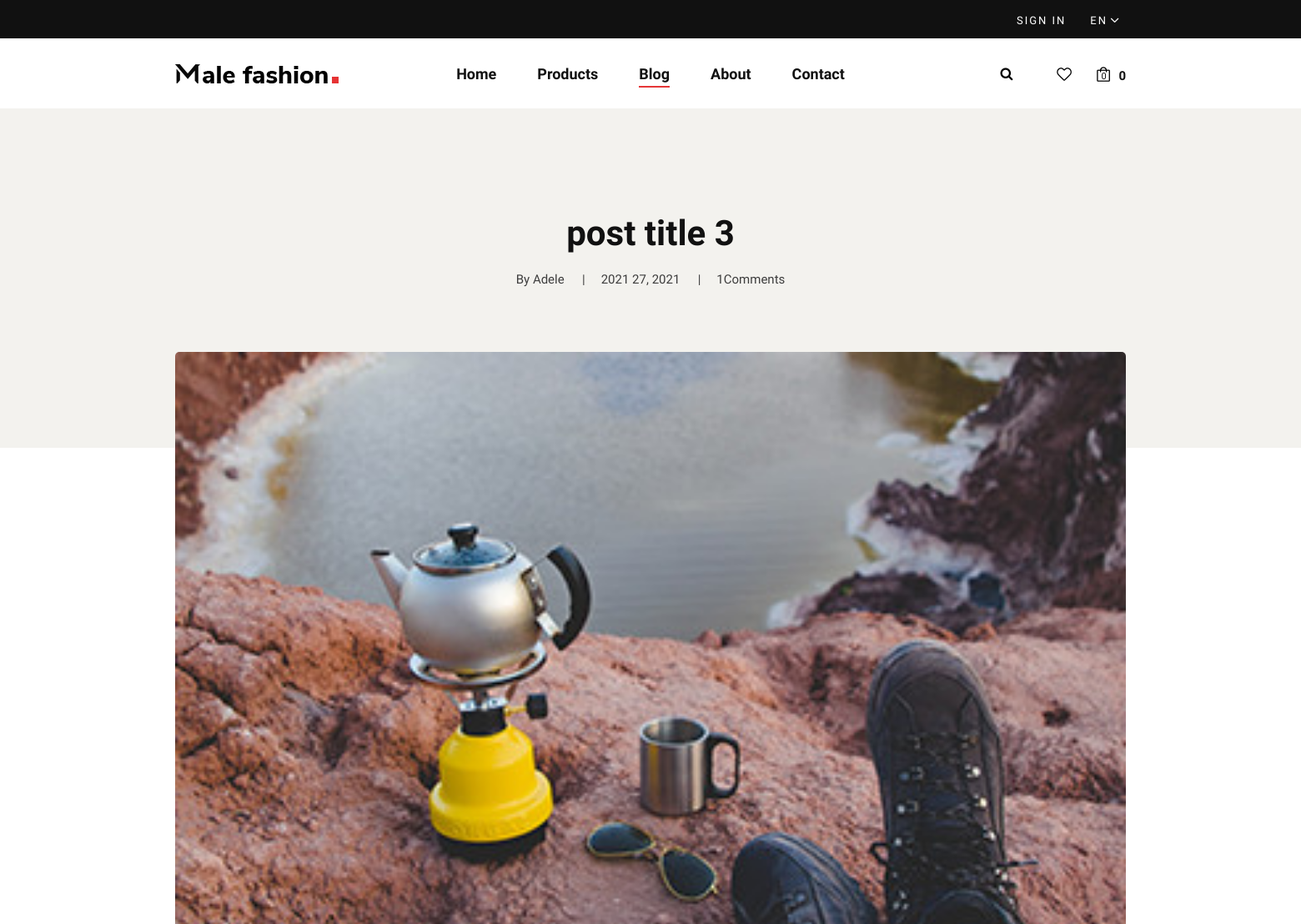
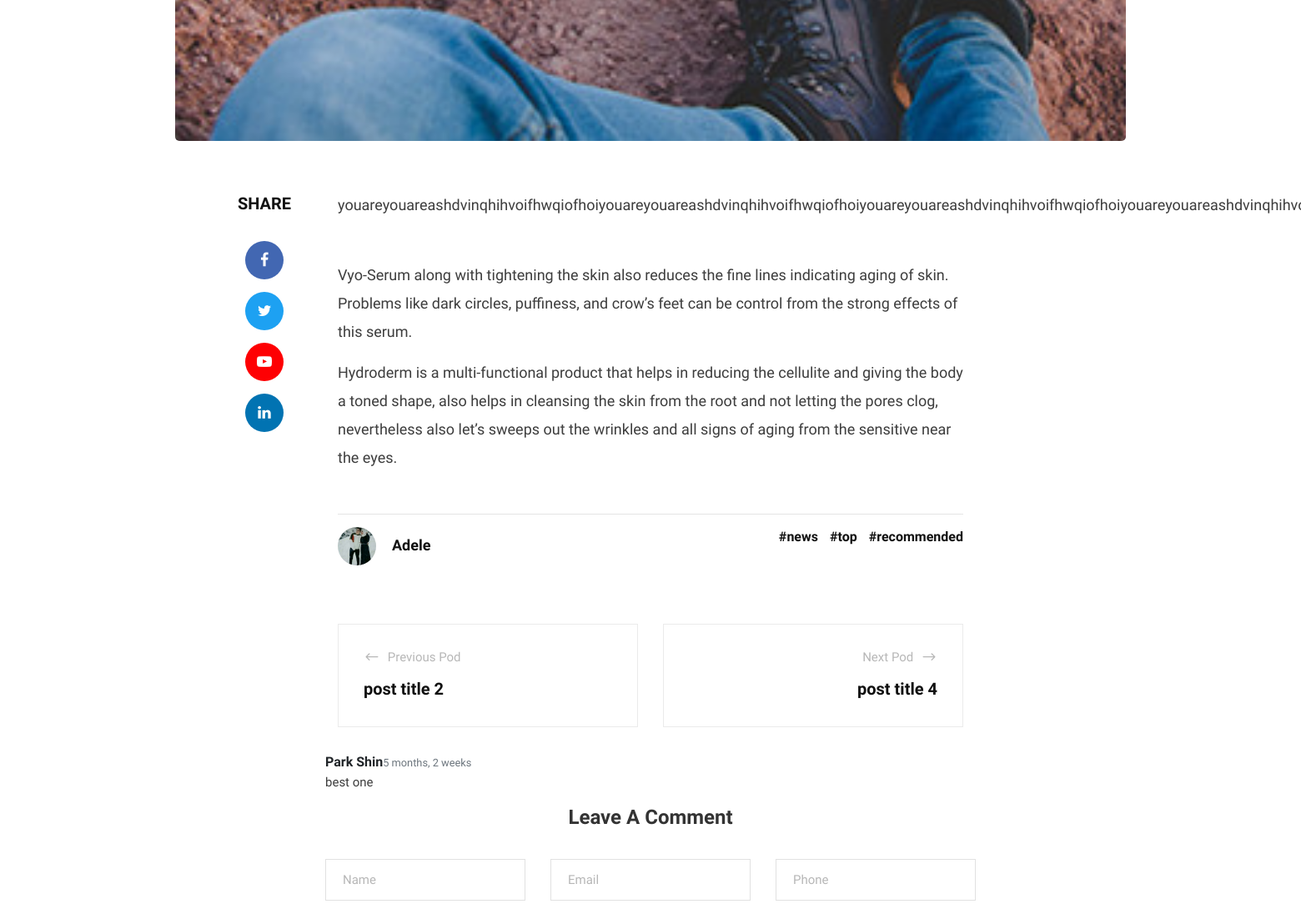
The page /en/blog/9/ (upper part) on the database as committed earlier (2 pictures, top to bottom).
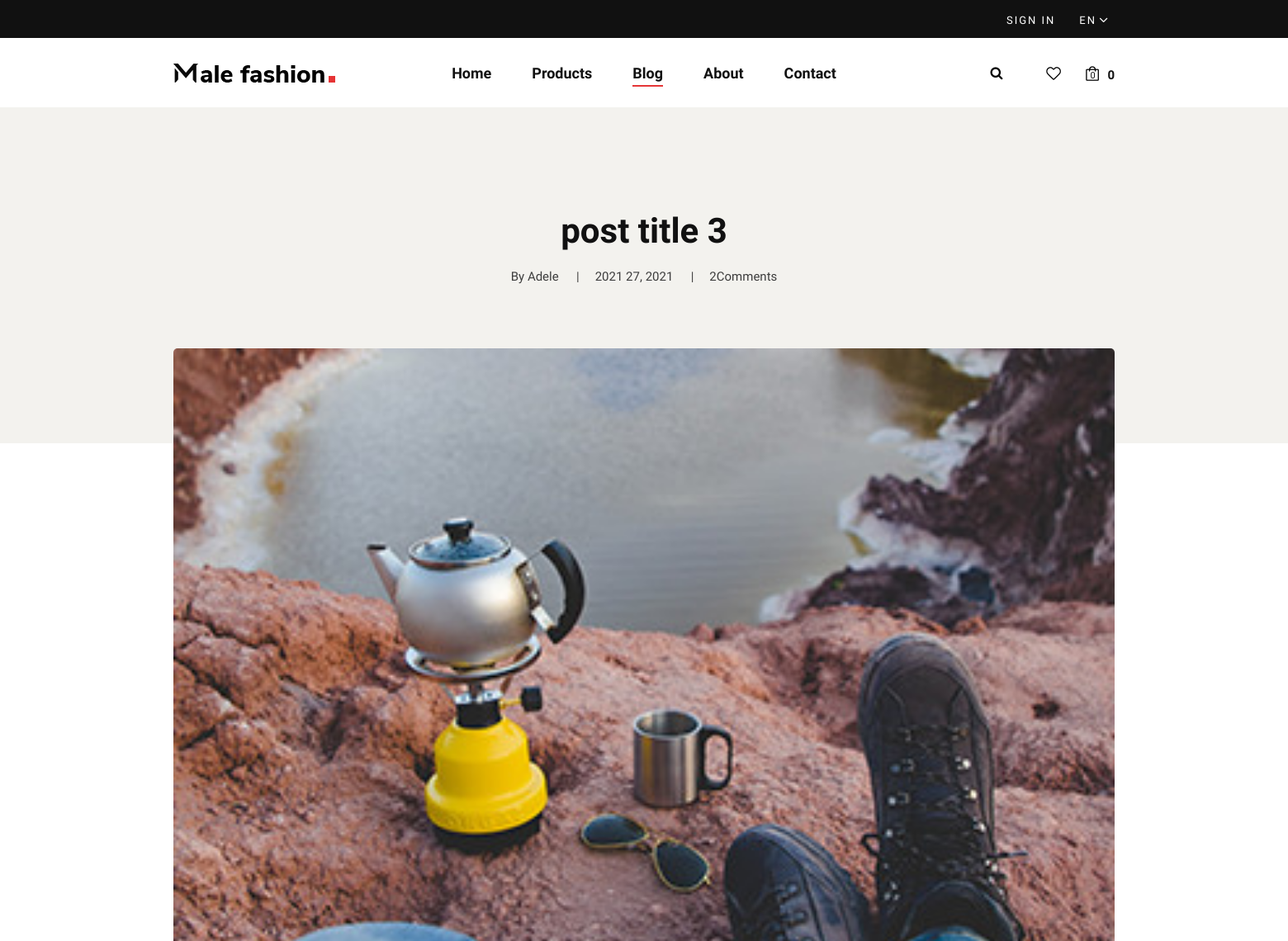
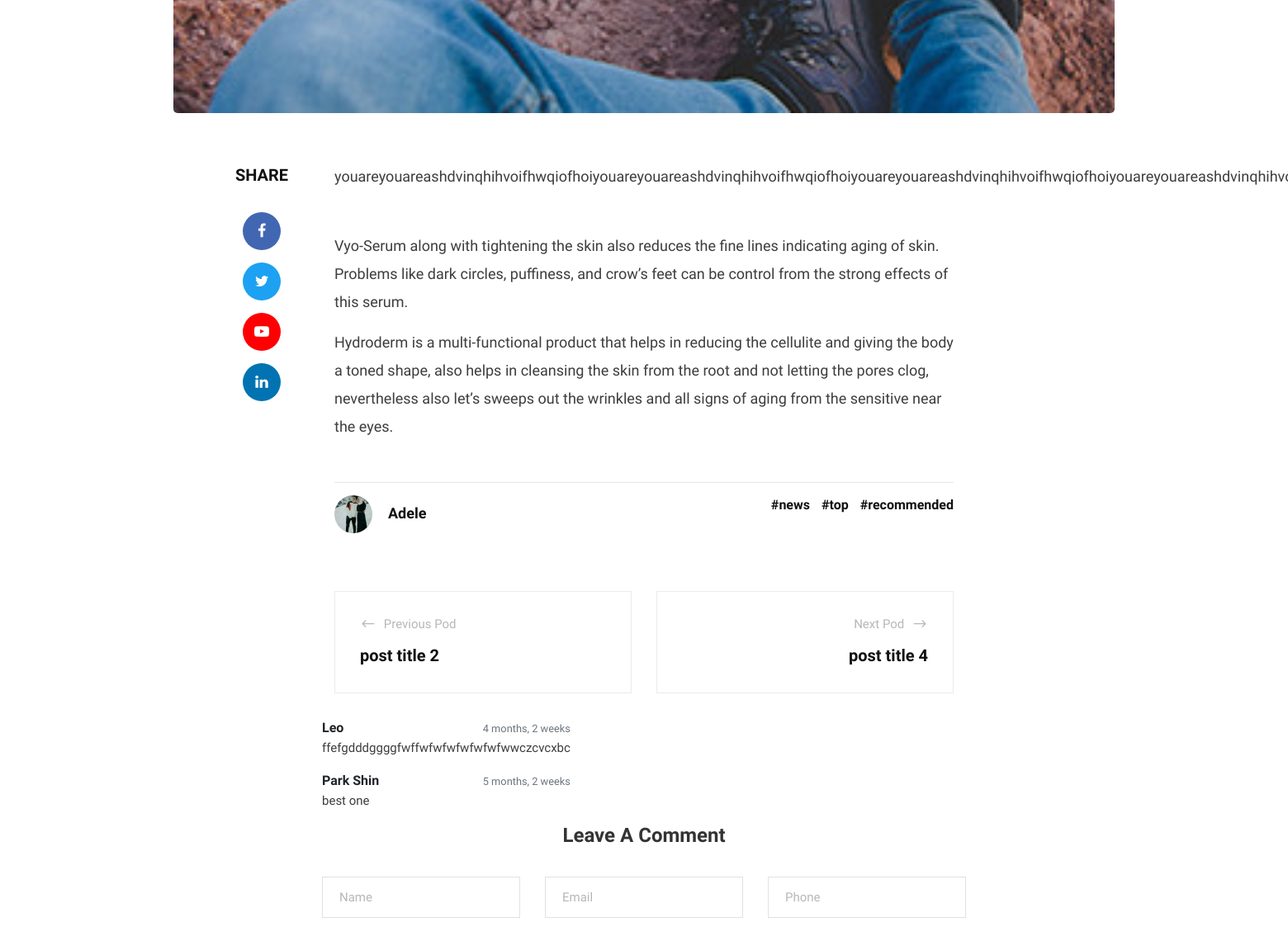
The same page on the database as committed later (2 pictures, top to bottom).
### posts/models.py (models this page shows, shortened)
class PostModel(models.Model):
    title = models.CharField(max_length=250, verbose_name=_('title'))
    image = models.ImageField(upload_to='posts', verbose_name=_('image'))
    banner = models.ImageField(upload_to='post_banner', verbose_name=_('banner'))
    content = RichTextField(verbose_name=_('content'))
    author = models.ForeignKey(AuthorModel, on_delete=models.PROTECT,
                               related_name='posts', null=False, verbose_name=_('author'))
    tags = models.ManyToManyField(TagModel, related_name='posts', verbose_name=_('tags'))
    created_at = models.DateTimeField(auto_now_add=True, verbose_name=_('created_at'))
    def get_comments(self):
        return self.comments.order_by('-created_at')
    def get_prev(self):
        return self.get_previous_by_created_at()
    def get_next(self):
        return self.get_next_by_created_at()
    class Meta:
        verbose_name = _('post')
        verbose_name_plural = _('posts')

class TagModel(models.Model):
    title = models.CharField(max_length=150, verbose_name=_('title'))
    created_at = models.DateTimeField(auto_now_add=True, verbose_name=_('created_at'))
    class Meta:
        verbose_name = _('tag')
        verbose_name_plural = _('tags')

class CommentModel(models.Model):
    post = models.ForeignKey(PostModel,
                             related_name='comments',
                             on_delete=models.CASCADE,
                             verbose_name=_('post')
                             )
    name = models.CharField(max_length=25, verbose_name=_('name'))
    email = models.EmailField(verbose_name=_('email'))
    phone = models.CharField(max_length=17, null=True, blank=True, verbose_name=_('phone'))
    comment = models.TextField(verbose_name=_('comment'))
    created_at = models.DateTimeField(auto_now_add=True, verbose_name=_('created_at'))
    class Meta:
        verbose_name = _('comment')
        verbose_name_plural = _('comments')

class AuthorModel(models.Model):
    name = models.CharField(max_length=150, verbose_name=_('name'))
    avatar = models.ImageField(upload_to='avatar', verbose_name=_('avatar'))
    created_at = models.DateTimeField(auto_now_add=True, verbose_name=_('created_at'))
    class Meta:
        verbose_name = _('author')
        verbose_name_plural = _('authors')

### posts/views.py (the view)
# urls.py: path('<int:pk>/', PostDetailView.as_view(), name='detail'),
class PostDetailView(DetailView):
    template_name = 'blog-details.html'
    model = PostModel

### pages/templatetags/my_tags.py (called while the page is built)
@register.simple_tag
def get_lang_url(request, lang):
    url = '/' + lang + request.path[3:]
    return url

@register.simple_tag
def cart_count(request):
    return get_cart_length(request)

@register.simple_tag
def cart_price(request):
    if get_cart_length(request) == 0:
        return 0
    return ProductModel.get_from_cart(request).aggregate(
        Sum('real_price')
    )['real_price__sum']

### pages/utils.py (called while the page is built)
def get_cart_length(request):
    return len(request.session.get('cart', []))

### templates/blog-details.html (shortened to what the changed rows need)
{% extends 'layouts/base.html' %}
{% load static %}
{% block content %}
    <section class="blog-hero spad">
        <div class="container">
            <div class="row d-flex justify-content-center">
                <div class="col-lg-9 text-center">
                    <div class="blog__hero__text">
                        <h2>{{ object.title }}</h2>
                        <ul>
                            <li>By {{ object.author.name }}</li>
                            <li>{{ object.created_at|date:'Y d, Y' }}</li>
                            <li>{{ object.comments.count }}Comments</li>
                        </ul>
                    </div>
                </div>
            </div>
        </div>
    </section>
    <section class="blog-details spad">
        <div class="container">
            <div class="row d-flex justify-content-center">
                <div class="col-lg-12">
                    <div class="blog__details__pic">
                        <img src="{{ object.banner.url }}" alt="">
                    </div>
                </div>
                <div class="col-lg-8">
                    <div class="blog__details__content">
                        <div class="blog__details__text">
                            {{ object.content|safe }}
                        </div>
                        <div class="blog__details__option">
                            <div class="row">
                                <div class="col-lg-6 col-md-6 col-sm-6">
                                    <div class="blog__details__author">
                                        <div class="blog__details__author__pic">
                                            <img src="{{ object.author.avatar.url }}">
                                        </div>
                                        <div class="blog__details__author__text">
                                            <h5>{{ object.author.name }}</h5>
                                        </div>
                                    </div>
                                </div>
                                <div class="col-lg-6 col-md-6 col-sm-6">
                                    <div class="blog__details__tags">
                                        {% for tag in object.tags.all %}
                                            <a href="{% url 'posts:list' %}?tag={{ tag.title }}">#{{ tag.title }}</a>
                                        {% endfor %}
                                    </div>
                                </div>
                            </div>
                        </div>
                        <div class="blog__details__btns">
                            <div class="row">
                                <div class="col-lg-6 col-md-6 col-sm-6">
                                    {% if object.get_prev %}
                                        <a href="{% url 'posts:detail' pk=object.get_prev.pk %}"
                                           class="blog__details__btns__item">
                                            <p><span class="arrow_left"></span> Previous Pod</p>
                                            <h5>{{ object.get_prev.title }}</h5>
                                        </a>
                                    {% endif %}
                                </div>
                                <div class="col-lg-6 col-md-6 col-sm-6">
                                    {% if object.get_next %}
                                        <a href="{% url 'posts:detail' pk=object.get_next.pk %}"
                                           class="blog__details__btns__item blog__details__btns__item--next">
                                            <p>Next Pod <span class="arrow_right"></span></p>
                                            <h5>{{ object.get_next.title }}</h5>
                                        </a>
                                    {% endif %}
                                </div>
                                <div id="comment-section" class="row">
                                    <div class="col-md-12 col-sm-12">
                                        <ul>
                                            {% for comment in object.get_comments %}
                                                <li class="media">
                                                    <div class="media-body">
                                                <span class="text-muted pull-right">
                                                    <small class="text-muted">
                                                        {{ comment.created_at|timesince }}
                                                    </small>
                                                </span>
                                                        <strong>{{ comment.name }}</strong>
                                                        <p>
                                                            {{ comment.comment }}
                                                        </p>
                                                    </div>
                                                </li>
                                            {% endfor %}
                                        </ul>
                                    </div>
                                </div>
                            </div>
                        </div>
                    </div>
                </div>
            </div>
        </div>
    </section>
{% endblock %}

Rows that differ between the two databases and show on the page:
computed for PostModel "post title 3": comments.count "1" → "2"
added CommentModel: created_at "4 months, 2 weeks", name "Leo", comment "ffefgdddggggfwffwfwfwfwfwfwfwwczcvcxbc"
